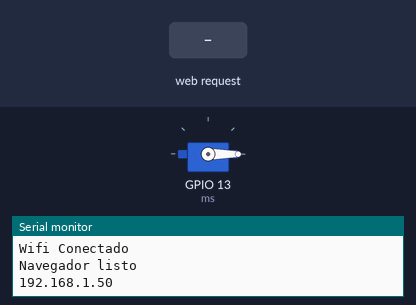
The sketch below on a simulated ESP32. Parts: servo, the last lines printed to the serial monitor. The inputs (shaded band) are chosen by the test bench. WiFi joins after 1.5 s; servers stay silent unless stated.

Above: at 2.7 s.
2.8 s: HTTP request GET /?LED=ON received
At 4.3 s:
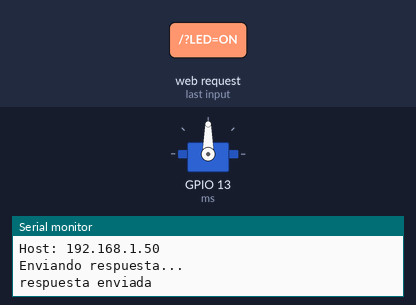
5.3 s: HTTP request GET /?LED=0FF received
At 7.4 s:
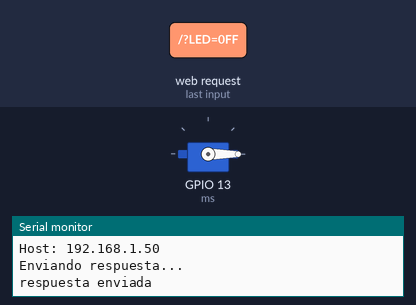
Timing chart, 0 to 8.9 s (numbered marks = the images above; inputs shaded):
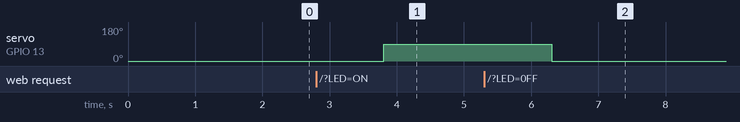

Measured:
- after the input at 2.8 s, servo on GPIO 13 (ms): 0° → 90° after 1.0 s
- after the input at 5.3 s, servo on GPIO 13 (ms): 90° → 0° after 1.0 s

The sketch:

SERVO_WEB.ino
```cpp
#include <WiFi.h>
#include <ESP32Servo.h>

const char* ssid = "desn't free";
const char* password = "n'estpaslibre";

Servo ms;
WiFiServer server(80);

void setup() {
  Serial.begin(115200);
  delay(10);
  ms.attach(13);
  ms.write(0);

  Serial.println();
  Serial.println();
  Serial.print("Conectandose a red : ");
  Serial.println(ssid);

  WiFi.begin(ssid, password);

  while(WiFi.status() != WL_CONNECTED)
  {
    delay(500);
  Serial.println(".");
  }
  server.begin();

  Serial.println("Wifi Conectado");
  Serial.println("");
  Serial.println("Navegador listo");
  Serial.println(WiFi.localIP());
}

void loop() {
  WiFiClient client = server.available();
  if(client)//Si hay un cliente presente
  {
    Serial.println("Nuevo Cliente");
    //esperamos hasta que hayan datos disponibles
    while(!client.available() && client.connected())
    {
      delay(1);
    }
    //Leemos la primera linea de la peticion del cliente
    String lineal = client.readStringUntil('r');
    Serial.println(lineal);
    if(lineal.indexOf("LED=ON")>0);
    {
      ms.write(90);
    }
    if(lineal.indexOf("LED=0FF")>0)
    {
      ms.write(0);
    }
    client.flush();
    Serial.println("Enviando respuesta...");
    //Encabezado http
    client.println("HTTP/1.1 200 OK");
    client.println("Content-Type: text/html");
    client.println("Connection: close"); //La conexion se cierra despues de finalizar
    client.println();
    //Pagina html para en el navegador
    client.println("<!DOCTYPE HTML>");
    client.println("<html>");
    client.println("<head><title>UTL Electronics</title></head>");
    client.println("<body>");
    client.println("<h1 align='center'>Test ESP32</h1>");
    client.println("<div style='text-align:center;'>");
    client.println("<br/>");
    client.println("<button onClick=location.href='./?LED=ON'>Abrir puerta</button>");
    client.println("<button onClick=location.href='./?LED=OFF'>Cerrar puerta</button>");
    client.println("<br />");
    client.println("</div>");
    client.println("</body>");
    client.println("</html>");
    delay(1);
    Serial.println("respuesta enviada");
    }
}
```
